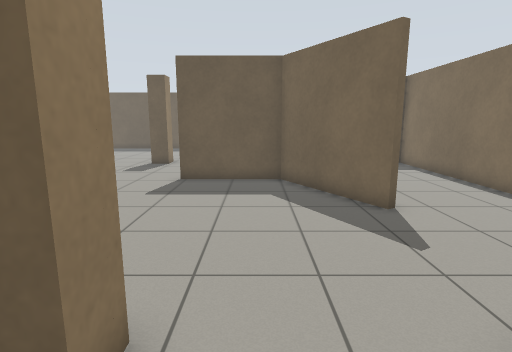
view 1 (above)

24 first-person views from a walk through a robot-simulator world made for Gazebo. The camera is 1.2 m above the floor, tilts 10° down and sees 80° across. The floor is counted in squares, 0.5 m on a side. Each view is taken from the middle of a square. On the plan, view 1 faces up. The plan holds only what a view shows up to about 18 squares ahead; the rest is blank.

view 2
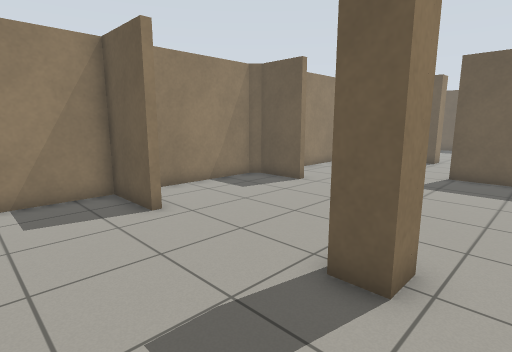

view 3
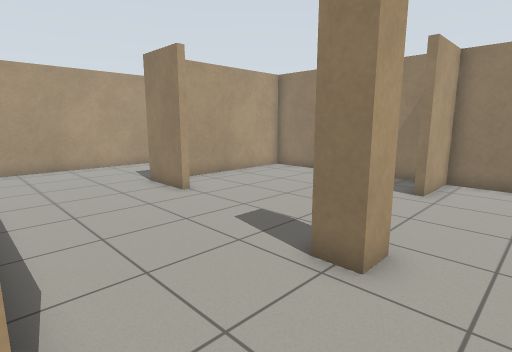

view 4
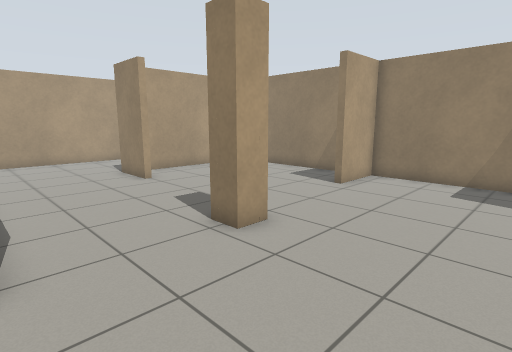

view 5
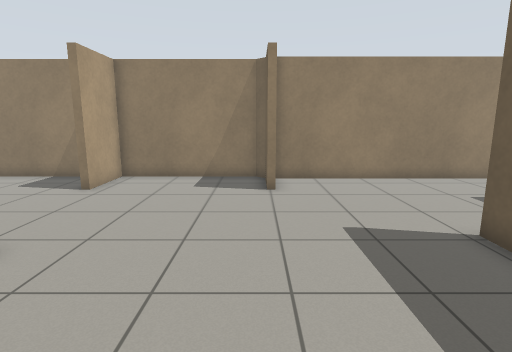

view 6
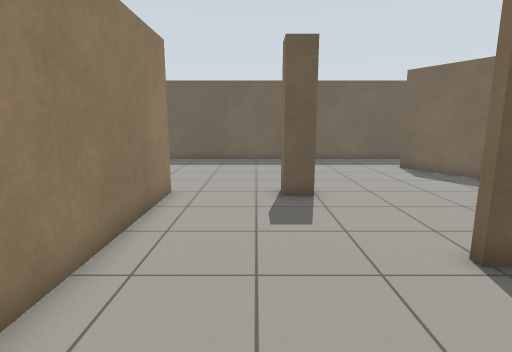

view 7
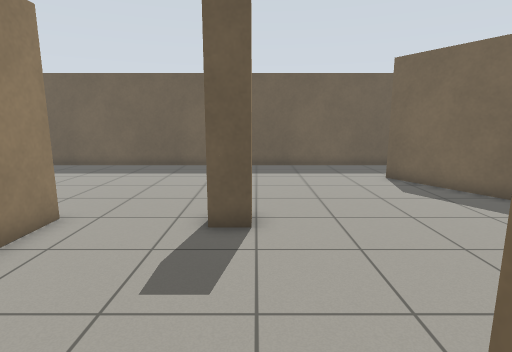

view 8
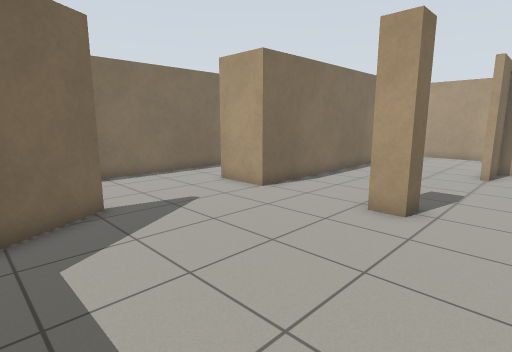

view 9
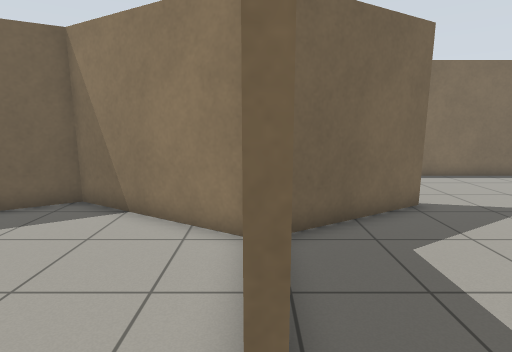

view 10
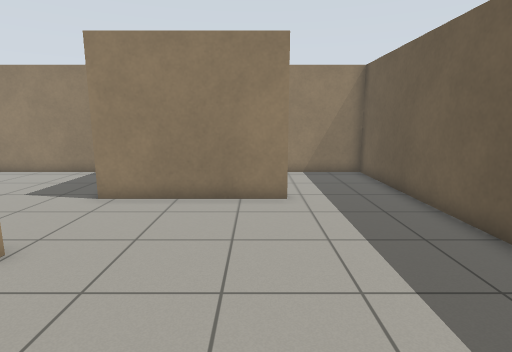

view 11
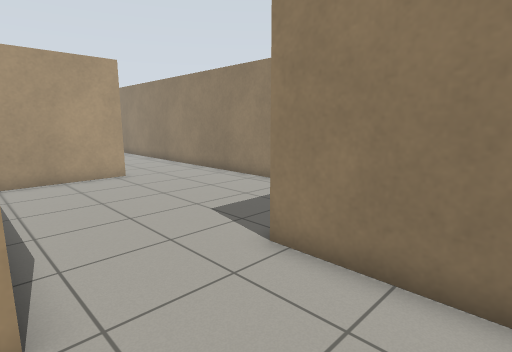

view 12
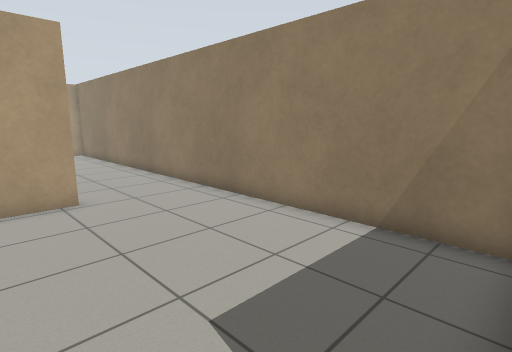

view 13
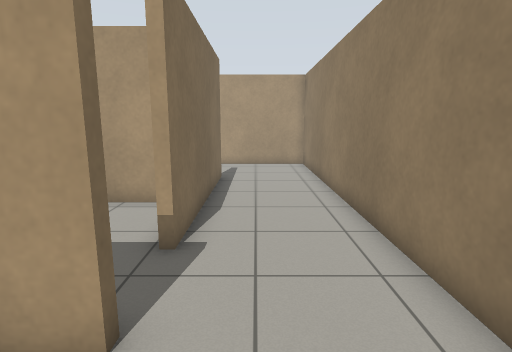

view 14
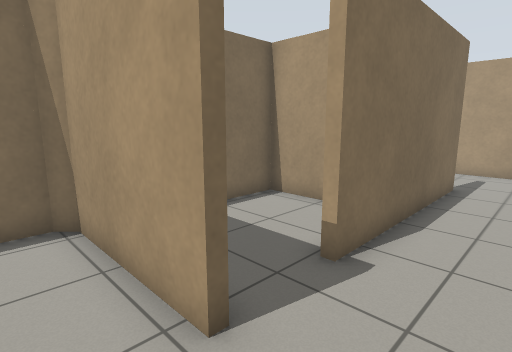

view 15
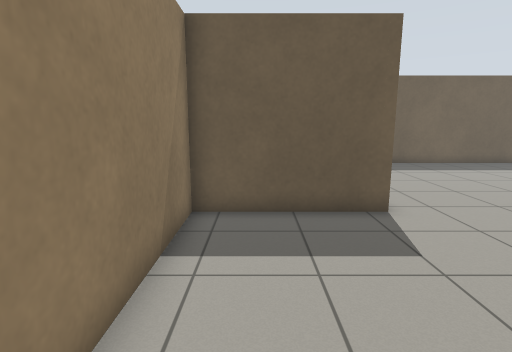

view 16
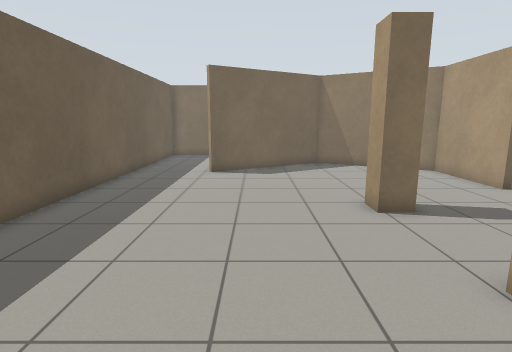

view 17
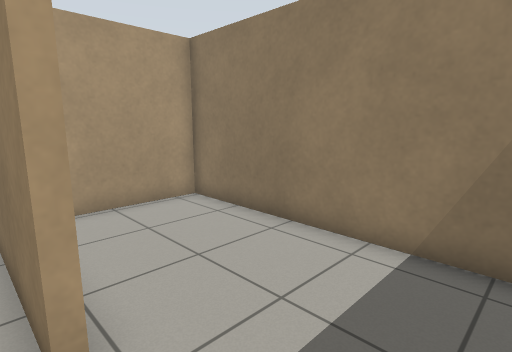

view 18
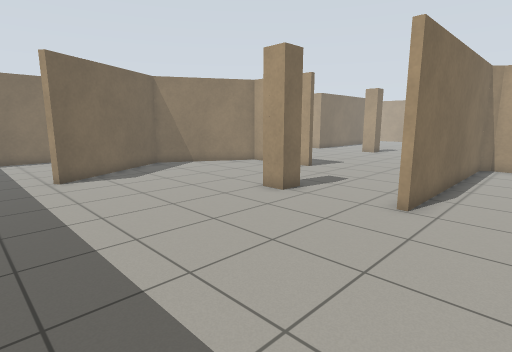

view 19
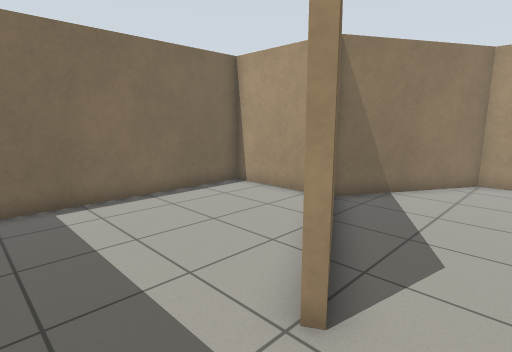

view 20
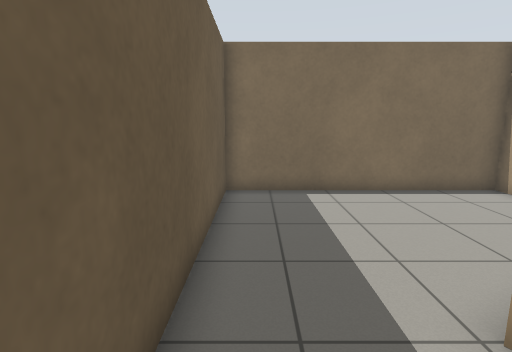

view 21
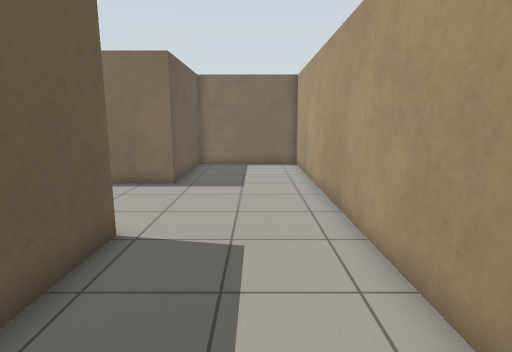

view 22
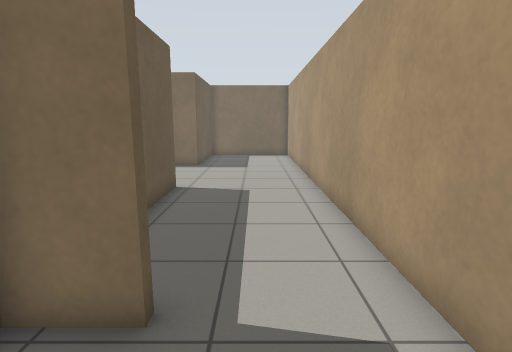

view 23
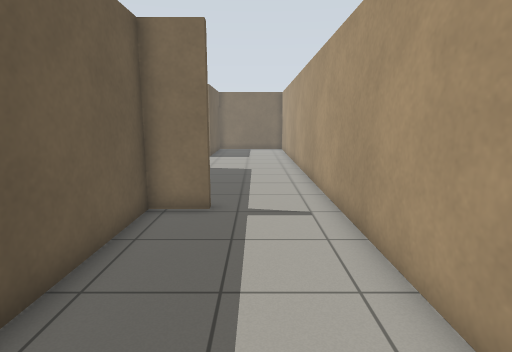

view 24
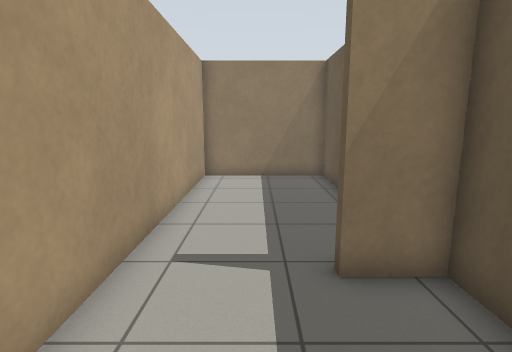

### Floor plan
Points are (right, up) in squares from view 1. A wall is a line through its corners. A room is listed if a view was taken in it or the views show most of it. See-through windows are left out.
Room 1 (views 1, 2, 3, 4, 5, 6, 7, 8, 9, 10, 11, 16, 17, 18, 19, 20, 21, 22, 23, 24)
walls: (-7.6, 8.4) (-10, 8.4) (-10.5, 8) (-10.5, 2) (-7.8, 2) (-7.8, 1.7) (-10.5, 1.7) (-10.5, -6.7) (-3.2, -6.7) (-3.2, -4.5); (-2.4, 3) (-1.4, 3) (-1.4, 2) (-2.4, 2) (-2.4, 3); (-3.3, 13.1) (1, 13.1) (4.1, 18.3) (0.6, 24.2); (3.7, 8.1) (1, 12.8) (-3.3, 12.8); (-2.8, -4.4) (-2.8, -7) (-5.9, -7); (-5.1, 17.7) (-6.1, 17.7) (-6.1, 18.7) (-5.1, 18.7) (-5.1, 17.7); (-10.3, 18.3) (-10, 18.3) (-10, 8.8); (-9.2, -7) (-10.5, -7) (-10.5, -8.7) (-10.8, -8.7) (-10.8, -7) (-19.7, -7) (-19.7, -12.3) (8.7, -12.3) (8.7, -6.8) (2.9, -6.8) (2.9, 2.8) (4.6, 2.8); (-14.4, 24) (-14.4, 18); (2.5, 28.1) (-14.5, 28.1)
ways out: opening at (-12.5, 18) to room 2; opening at (2, 25.5) to room 4; opening at (3.5, 6) to room 5; opening at (-15, 25.5) to room 6
Room 2 (views 12, 13, 14, 15)
walls: (-15.5, 8.2) (-10.7, 8.2) (-10.3, 8.6) (-10.3, 18.3); (-14.4, 18) (-19.7, 18) (-19.7, 8.5)
ways out: opening at (-12.5, 18) to room 1; opening at (-17.5, 8) to room 3
Room 3 (no view inside)
walls: (-15.5, -2.5) (-15.5, 5.6); (-19.7, 8.5) (-19.7, -6.7) (-14.5, -6.7)
ways out: opening at (-17.5, 8) to room 2; opening at (-15, 6.5) to room 7; opening at (-15, -4.5)
Room 4 (no view inside)
walls: (5.1, 18.3) (8.7, 18.3) (8.7, 28.1) (2.5, 28.1)
ways out: opening at (2, 25.5) to room 1
Room 5 (no view inside)
walls: (8.7, 10.1) (8.7, 18.2); (4.6, 2.8) (5.5, 2.8); (8.7, 2.6) (8.7, 6.6)
ways out: opening at (3.5, 6) to room 1; opening at (7, 3)
Room 6 (no view inside)
walls: (-14.5, 28.1) (-19.7, 28.1) (-19.7, 18.3) (-16, 18.3)
ways out: opening at (-15, 25.5) to room 1
Room 7 (no view inside)
walls: (-14, 2) (-10.8, 2) (-10.8, 4.1)
ways out: opening at (-15, 6.5) to room 3

Positions as (right, up) in squares from view 1, and headings:
1: (0, 0), facing up
2: (0, -2), facing up-left
3: (3, 5), facing down-left
4: (3, 8), facing down-left
5: (3, 8), facing left
6: (-7, 8), facing up
7: (-5, 11), facing up
8: (-5, 11), facing down-right
9: (-5, 13), facing right
10: (-5, 23), facing left
11: (-10, 22), facing down-left
12: (-13, 18), facing down-left
13: (-17, 11), facing down
14: (-18, 10), facing down-right
15: (-18, 10), facing up
16: (-14, 22), facing right
17: (-14, 27), facing down-left
18: (-13, 27), facing down-right
19: (-1, 27), facing down-right
20: (-2, 27), facing right
21: (-9, -10), facing right
22: (-14, -10), facing right
23: (-19, -10), facing right
24: (-6, -10), facing left
